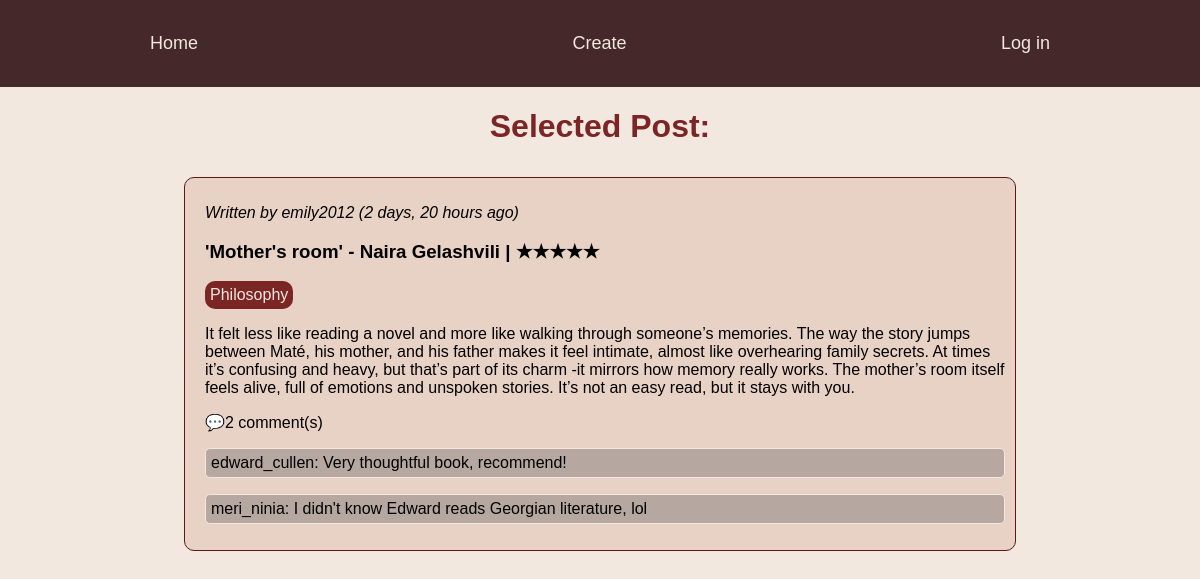
The app's page /review/5/ with its own data.
### books/models.py (models this page shows, shortened)
class Review(models.Model):
    user = models.ForeignKey(User, on_delete = models.CASCADE)
    book = models.ForeignKey(Book, on_delete = models.CASCADE)
    rating = models.IntegerField(
        default = 5,
        validators=[MinValueValidator(1), MaxValueValidator(5)]
    )
    def stars(self):
            return "★" * self.rating + "☆" * (5 - self.rating)
    content = models.TextField()
    created_at = models.DateTimeField(auto_now_add=True)

class Book(models.Model):
    author = models.ForeignKey(Author, on_delete = models.CASCADE)
    title = models.CharField(max_length=200)
    genre = models.ManyToManyField(Genre)

class Author(models.Model):
    name = models.CharField(max_length=30)
    surname = models.CharField(max_length=30)
    def __str__(self):
        return f"{self.name} {self.surname}"

class Genre(models.Model):
    genre_name = models.CharField(max_length=30, unique = True)

class Comment(models.Model):
    user = models.ForeignKey(User, on_delete = models.CASCADE)
    review_post = models.ForeignKey(Review, related_name = "comments", on_delete = models.CASCADE)
    comment = models.TextField()

### users/models.py (models this page shows)
class User(AbstractUser):
    pass

### mysite/views.py (the view)
# urls.py: path('review/<int:review_id>/', details_page, name ="details"),
def details_page(request,review_id):
    try:
        review = models.Review.objects.get(id=review_id)
    except models.Review.DoesNotExist:
        return redirect("home")
    comments = models.Comment.objects.filter(review_post= review_id)
    context = {
        "review": review,
        "comments": comments,
    }
    return render(request, "details.html", context)

### templates/details.html (shortened to what this page needs)
{% load static %}
<!DOCTYPE html>
<html lang="en">
<head>
    <link rel="stylesheet" href="{% static 'css/style.css' %}">
</head>
<body>
    <div class = "main-container sticky-header">
            <div class = "menu-items">
                <a class="menu-item" href="{% url 'home' %}">Home</a>
                <p class="menu-item">Create</p>
                    {%if request.user.is_authenticated%}
                    <form method = "POST" action="{%url 'logout'%}">
                        {%csrf_token%}
                        <button class = "logout menu-item">Log out</button>
                    </form>
                    {%else%}
                        <a href="{%url 'login'%}" class= "menu-item">Log in</a>
                    {%endif%}
            </div>
    </div>
    <div class = "greeting">
        <h1>Selected Post:</h1>
    </div>
    <div class = "posts-container ">
            <div class = "post-style">
                <p><i>Written by {{review.user.username}} ({{review.created_at|timesince}} ago)</i></p>
                <h3>'{{review.book.title}}' - {{review.book.author}} | {{review.stars}}</h3>
                    <div class = "genres">
                            <div class ="genre">
                                {% for genre in review.book.genre.all %}
                                {{ genre.genre_name }}{% if not forloop.last %}, {% endif %}
                            {% endfor %}
                            </div>
                    </div>
                <p>{{review.content}}</p>
                <span class="comments-count">💬{{review.comments.all|length}} comment(s)</span>
                <div class="comment-section">
                        {%for comment in review.comments.all%}
                        <div class="comment-details">
                            <p class="comment-items">
                            {{comment.user.username}}:
                            {{comment.comment}}
                            </p>
                        </div>
                    {%endfor%}
                </div>
            </div>
    </div>
</body>
</html>

### static/css/style.css (style rules this page uses)
body { font-family:'Gill Sans', 'Gill Sans MT', Calibri, 'Trebuchet MS', sans-serif; background-color: rgb(243, 232, 223); margin: 0; padding:0; }
a { color:black; text-decoration: none; }
.main-container { position: sticky; top:0; z-index: 1000; margin:auto; background-color: rgb(69, 40, 41); padding: 15px 150px 15px 150px; justify-content: space-between; }
.menu-items { display: flex; align-items: center; justify-content: space-between; }
.menu-item { font-size:18px; color: rgb(243, 232, 223); }
.greeting { color:rgb(123, 37, 37); justify-content:center; display:flex; }
.posts-container { width:auto; height:fit-content; flex-wrap: wrap; display:grid; justify-content: center; }
.post-style { background-color:rgb(232, 209, 197); width:800px; height:fit-content; justify-content:left; display:flexbox; padding: 10px 10px 10px 20px ; border-radius: 10px; border: 1px solid rgb(90, 24, 24); margin: 10px 0 10px 0; }
.genre { border: 10px; width:fit-content; height:auto; background-color:rgb(123, 37, 37) ; border-radius: 10px; color:rgb(243, 232, 223); padding:5px; }
.comment-items { border:1px solid rgb(243, 232, 223); border-radius:5px; padding:5px; background-color: rgba(87, 89, 91, 0.341); }

### records on screen
Review: user.username "emily2012", created_at "2 days, 20 hours", book "Mother's room", book.author "Naira Gelashvili", stars "★★★★★", content "It felt less like reading a novel and more like walking through someone’s memories. The way the story jumps between Maté, his mother, and his father makes it feel intimate, almost like overhearing family secrets. At times it’s confusing and heavy, but that’s part of its charm -it mirrors how memory really works. The mother’s room itself feels alive, full of emotions and unspoken stories. It’s not an easy read, but it stays with you.", comments.all|length "2"
Genre: genre_name "Philosophy"
Comment: user.username "edward_cullen", comment "Very thoughtful book, recommend!"
Comment: user.username "meri_ninia", comment "I didn't know Edward reads Georgian literature, lol"
